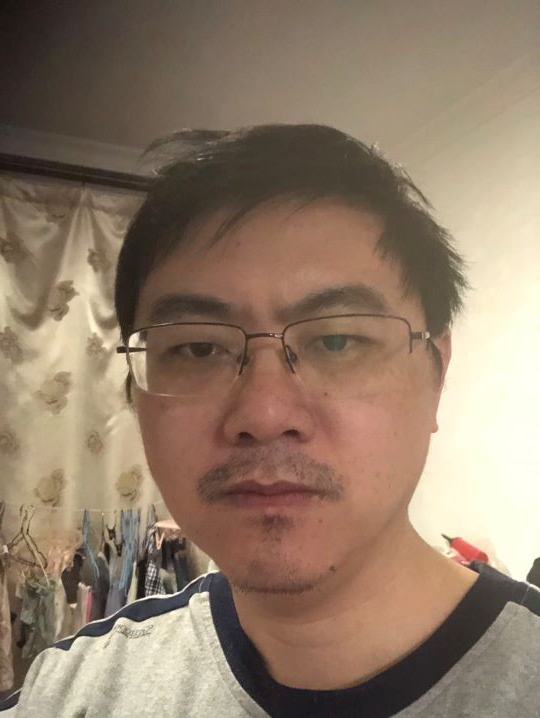
#> input picture images/oneman2.jpg, 540 x 718 px, found by its file name
$ python 5-facedetect.py
#> lines starting #> are read from the running program, lines starting #| are printed output that depends on the picture; after the words box and inside, x2 and y2 are one past the last pixel; in counts of white or black regions, pixels touching at a corner belong together
import cv2
jpgfilename = 'images\\oneman2.jpg'
# xmlfile = 'cascades\\haarcascade_frontalface_default.xml'
# xmlfile='C:\\Users\\Lorry\\AppData\\Local\\Programs\\Python\\Python36\\Lib\\site-packages\\cv2\\data\\haarcascade_frontalface_default.xml'
xmlfile = 'cascades\\haarcascade_lefteye_2splits.xml'
import sys, os
def detect(filename):
#> called with filename = 'images\\oneman2.jpg'
    face_cascade = cv2.CascadeClassifier(xmlfile)
    img = cv2.imread(filename)
#> img is the input picture: shape (718, 540, 3); mean B, G, R 105.8, 124.7, 145.2
    gray = cv2.cvtColor(img, cv2.COLOR_BGR2GRAY)
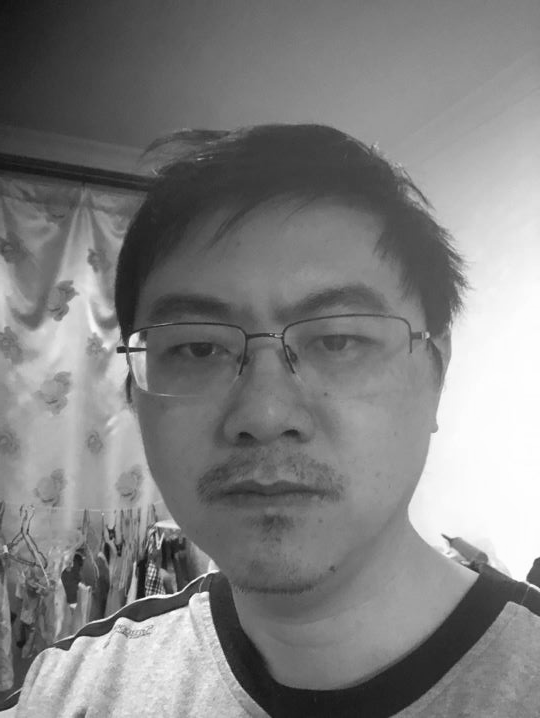
#> gray: shape (718, 540); min 14, max 254, mean 128.7
    faces = face_cascade.detectMultiScale(gray, 1.3, 5)
#> faces = [[161, 297, 81, 81], [295, 283, 90, 90]]
    for (x,y,w,h) in faces:
        img = cv2.rectangle(img,(x,y),(x+w,y+h),(0,0,255),2)
#> this loop made 2 passes
#> pass 1, in detect, `img = cv2.rectangle(img,(x,y),(x+w,y+h),(0,0,255),2)`:
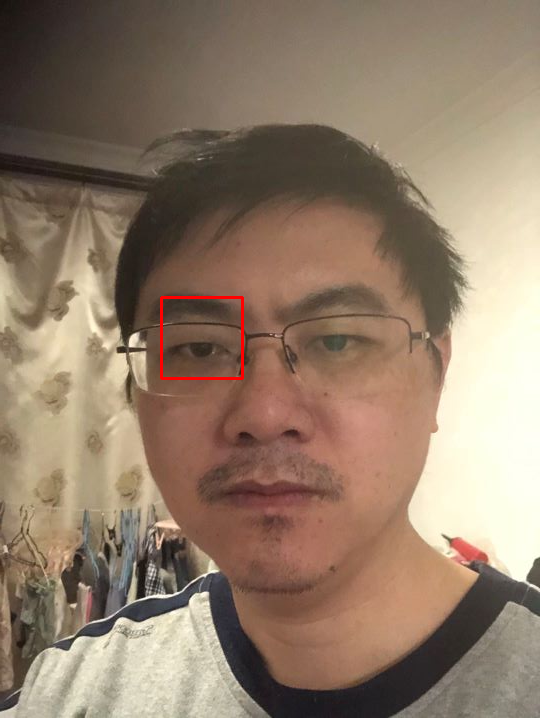
#> img: shape (718, 540, 3); 0.25% of pixels changed, all inside (x1, y1, x2, y2) = (160, 296, 244, 380)
#> pass 2, in detect, `img = cv2.rectangle(img,(x,y),(x+w,y+h),(0,0,255),2)`:
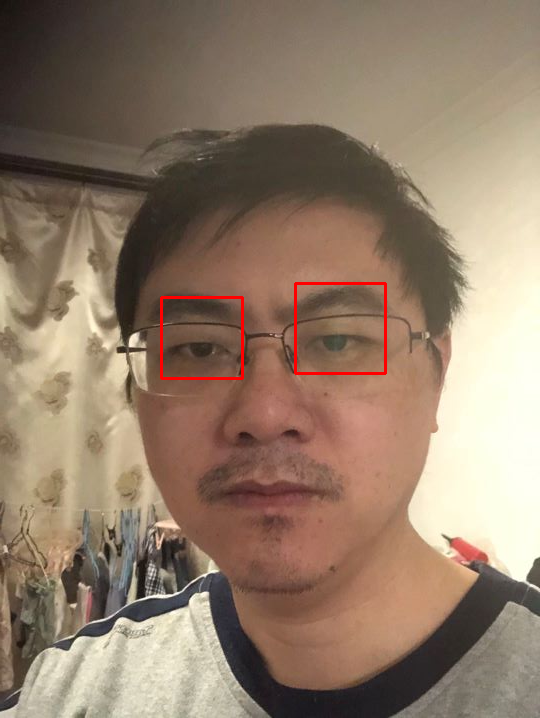
#> img: shape (718, 540, 3); 0.28% of pixels changed, all inside (x1, y1, x2, y2) = (294, 282, 387, 375)
    cv2.namedWindow('Vikings Detected!!')
    cv2.imshow('Vikings Detected!!', img)
    cv2.imwrite('vikings.jpg', img)
    cv2.waitKey(0)

if os.path.exists(jpgfilename):
    print('file exists, next')
    if os.path.exists(xmlfile):
        print('xml file exiss, next')
        detect(jpgfilename)
    else:
        print('NG! xml file not exists!')
else:
    print('NG! jpgfile not exists!')
